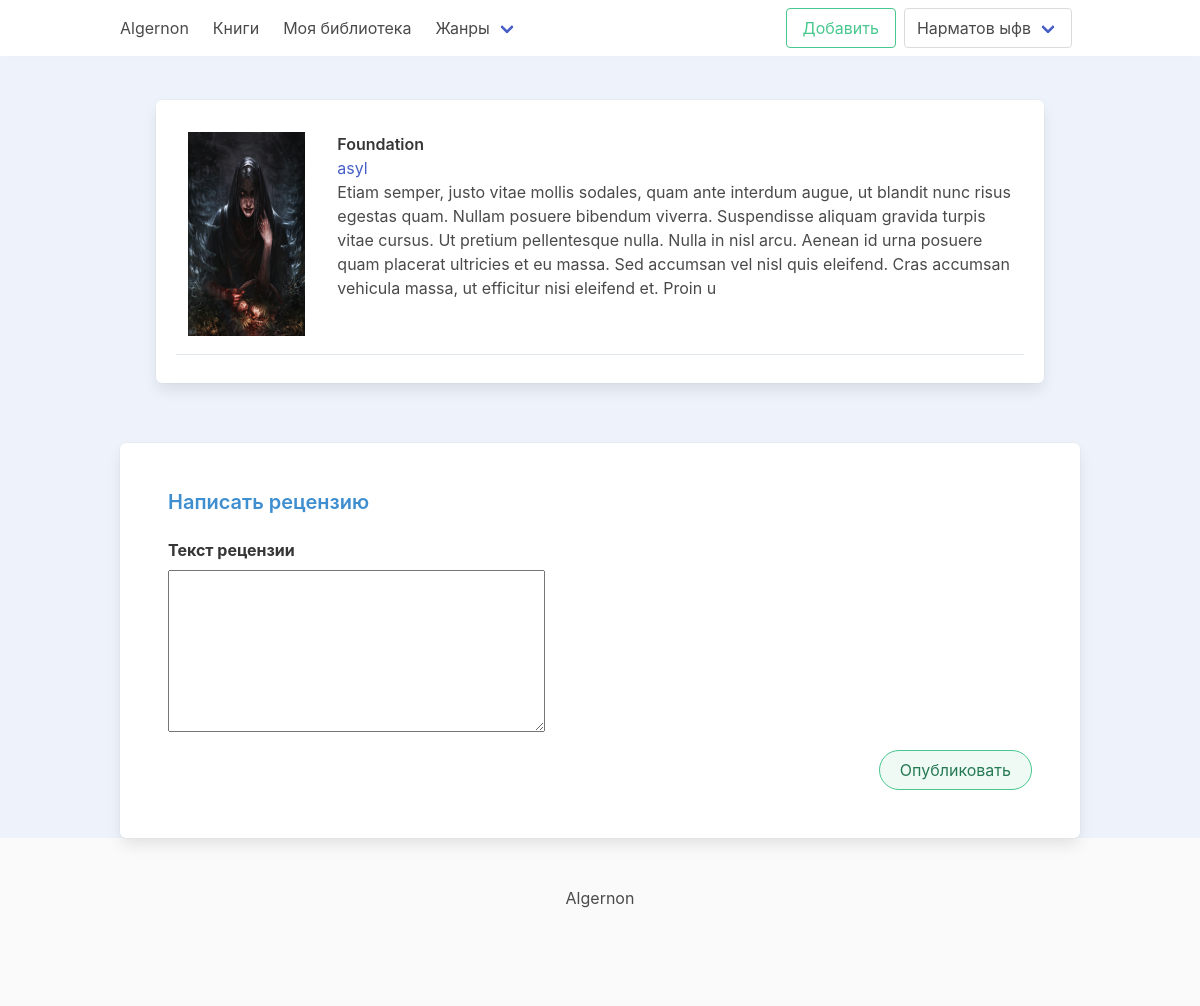
/work/3/review/add (signed in), run on the app's committed database.
### account/models.py (models this page shows, shortened)
class CustomUser(AbstractUser):
    USERNAME_FIELD = 'email'
    REQUIRED_FIELDS = ['username']
    email = models.EmailField(_('Email'), unique=True)
    DS = "Don't Show"
    MALE = "Male"
    FEMALE = "Female"
    GENDER_CHOICES = (
        (DS, _("Don't Show")),
        (MALE, _("Male")),
        (FEMALE, _("Female"))
    )
    ONLY_MONTH_AND_DAY = "Only month and day"
    SHOW = "Show"
    BIRTHDAY_CHOICES = (
        (DS, _("Don't Show")),
        (ONLY_MONTH_AND_DAY, _("Only month and day")),
        (SHOW, _("Show birthday"))
    )
    slug = models.SlugField(unique=True, null=True, blank=True)
    image = models.ImageField(upload_to='profile/%Y/%m-%d', default='images/no-image.png', blank=True)
    name = models.CharField(max_length=250, unique=True)
    status = models.CharField(max_length=250, null=True, blank=True)
    birthday = models.DateField(null=True, blank=True)
    birthday_visibility = models.CharField(max_length=40, choices=BIRTHDAY_CHOICES, default=DS)
    gender = models.CharField(max_length=50, choices=GENDER_CHOICES, default=DS)
    information = QuillField(max_length=1000, null=True, blank=True)
    friends = models.ManyToManyField("CustomUser", blank=True)
    def get_absolute_url(self):
        return reverse('account:profile', args=[self.slug])
    def get_account_lib_url(self):
        return reverse('account:library', args=[self.slug])
    def get_author_url(self):
        return reverse('authors:author_detail', args=[self.pk])

### books/models.py (models this page shows, shortened)
class Book(models.Model):
    BOOK_CHOICES = (
        ("A", _("All")),
        ("O", _("Only friends")),
        ("N", _("Nobody"))
    )
    STATUS_CHOICES = (
        ("F", _("Finished")),
        ("D", _("Draft")),
        ("N", _("Not finished"))
    )
    author = models.ForeignKey(
        settings.AUTH_USER_MODEL,
        on_delete=models.CASCADE,
        related_name="books",
        verbose_name=_("Author")
    )
    cover = models.ImageField(upload_to="images/%Y-%m-%d/", default='images/no-image.jpg')
    title = models.CharField(max_length=150, unique=True, verbose_name=_("Book Name"))
    type = models.ForeignKey(
        Type,
        on_delete=models.SET_NULL,
        null=True,
        related_name="books",
        verbose_name=_("Book Type")
    )
    genre = models.ForeignKey(
        Genre,
        on_delete=models.SET_NULL,
        null=True,
        blank=True,
        related_name="books",
        verbose_name=_("Genre of the book")
    )
    cycle = models.ForeignKey(
        Cycle,
        on_delete=models.SET_NULL,
        null=True,
        blank=True,
        related_name="books",
        verbose_name=_("Book Cycle")
    )
    description = models.TextField(max_length=1000, null=True, blank=True)
    remark = models.TextField(max_length=1000, null=True, blank=True)
    status = models.CharField(max_length=2, choices=STATUS_CHOICES, default="N")
    is_introductory = models.BooleanField(default=False)
    is_eighteen_plus = models.BooleanField(default=False)
    is_published = models.BooleanField(default=False)
    can_comment = models.CharField(max_length=2, choices=BOOK_CHOICES, default="N")
    can_read = models.CharField(max_length=2, choices=BOOK_CHOICES, default="N")
    can_download = models.CharField(max_length=2, choices=BOOK_CHOICES, default="N")
    views = models.PositiveIntegerField(default=0)
    created_at = models.DateTimeField(auto_now_add=True)
    updated_at = models.DateTimeField(auto_now=True)
    class Meta:
        verbose_name = _("Book Info")
        verbose_name_plural = _("Books Info")
    def get_absolute_url(self):
        return reverse('books:detail', args=[self.id])

### reviews/views.py (the view)
# urls.py: path('work/<int:book_id>/review/add', views.create_review, name='new_review'),
@login_required
def create_review(request, book_id):
    book = get_object_or_404(Book, id=book_id)
    if request.method == 'POST':
        form = ReviewForm(request.POST)
        if form.is_valid():
            review = form.save(commit=False)
            review.book = book
            review.author = request.user
            review.save()
            return HttpResponseRedirect(reverse('reviews:review_detail', args=[book.id, review.id]))
        return render(request, 'reviews/review_form.html', {'form': form, 'book':book})
    else:
        form = ReviewForm()
        context = {
            'form': form,
            'book': book
        }
        return render(request, 'reviews/review_form.html', context)

### reviews/forms.py
class ReviewForm(forms.ModelForm):
    class Meta:
        model = Review
        fields = ['content']

### books/custom_context_processor.py (called while the page is built)
def genre_list(request):
    return {
        'genres': Genre.objects.all()
    }

### books/models.py (called while the page is built)
    def get_absolute_url(self):
        return reverse('books:books_by_genre', args=[self.slug])

### templates/reviews/review_form.html (shortened to what this page needs)
{% extends 'base.html' %}
{% block content %}
    <div class="container section">
        <div class="columns is-multiline box">
            <div class="column is-12 mb-2" style="border-bottom: 1px solid #e1e8ed;}">
                <div class="columns">
                    <div class="column is-2">
                        <a href="{{ book.get_absolute_url }}">
                            <img src="{{ book.cover.url }}" alt="{{ book.title }}" class="is-146-204">
                        </a>
                    </div>
                    <div class="column is-10 ml-2">
                        <div class="book_title">
                            <a href="{{ book.get_absolute_url }}" class="title is-6 has-text info">
                                {{ book.title }}
                            </a>
                        </div>
                        <div class="book_author">
                            <p><a href="{{ book.author.get_author_url }}" class="is-link">{{ book.author.name }}</a></p>
                        </div>
                        <div class="book_description">
                            {{ book.description }}
                        </div>
                    </div>
                </div>
            </div>
        </div>
    </div>
    <div class="container">
    <section class="section box mt-5">
        <h1 class="title is-5 has-text-info">Написать рецензию</h1>
        <div class="columns is-centered">
            <div class="column is-12">
                <form action="{% url 'reviews:new_review' book.id %}" method="post">
                    <div class="field">
                        <label class="label" for="{{ form.content.id_for_label }}">Текст рецензии</label>
                        <div class="control">
                            {{ form.content }}
                        </div>
                    </div>
                    <div class="field">
                        <div class="control">
                            <button class="button is-success is-outlined is-pulled-right is-rounded is-light" type="submit">Опубликовать</button>
                        </div>
                    </div>
                </form>
            </div>
        </div>
    </section>
    </div>
{% endblock %}

### templates/includes/_header.html (shortened to what this page needs)
<header class="box">
    <nav class="navbar  is-fixed-top" role="navigation" aria-label="main navigation">
        <div class="container">
            <div class="navbar-brand">
                <a class="navbar-item" href="/">
                    Algernon
                </a>
            </div>
            <div id="navbarBasicExample" class="navbar-menu">
                <div class="navbar-start">
                    <a class="navbar-item" href="{% url 'books:books' %}">
                        Книги
                    </a>
                    <a class="navbar-item" href="{{ request.user.get_account_lib_url }}">
                        Моя библиотека
                    </a>
                    <div class="navbar-item has-dropdown is-hoverable">
                        <a class="navbar-link">
                            Жанры
                        </a>
                    </div>
                </div>
                <div class="navbar-end">
                    <div class="navbar-item">
                        <div class="buttons">
                            <a href="{% url 'books:new_book' %}" class="button is-success is-outlined">Добавить</a>
                            {% if request.user.is_authenticated %}
                                <div class="navbar-item has-dropdown is-hoverable">
                                <a class="navbar-link button">
                                    {{ request.user.name }}
                                </a>
                            {% endif %}
                            </div>
                        </div>
                    </div>
                </div>
            </div>
        </div>
    </nav>
</header>

### static/css/base.css (style rules this page uses)
body { background-color: #eef3fb; }
.is-146-204 { height: 204px !important; width: 146px !important; }
:root { --green: #47cf73; --green-light: #d3ffe1; --green-dark: #248c46; --yellow: #ffdd40; --yellow-light: #f9e9a2; --yellow-dark: #d9b200; --purple: #ae63e4; --purple-light: #be9fe4; --purple-dark: #754cac; --red: #ff3c41; --red-very-light: #ffcfcb; --red-light: #f19994; --red-dark: #a00808; --blue: #0ebeff; --blue-light: #76daff; --blue-dark: #3d88c3; --gray: #9b9dad; --gray-light-6: #f1f1f3; --gray-light-5: #e3e4e8; --gray-light-4: #d5d7de; --gray-light-3: #c7c9d3; --gray-light-2: #b7bbc8; --gray-light-1: #aaaebc; --gray-dark-1: #868ca0; --gray-dark-2: #717790; --gray-dark-3: #5a5f73; --gray-dark-4: #444857; --gray-dark-5: #2c303a; --gray-dark-6: #1e1f26; --gray-dark-7: #131417; --gray-dark-8: #0a0a0c; --gray-dark-9: #010101; }

### data on the page
CustomUser: user.name "Нарматов ыфв"
Book: cover (picture), title "Foundation", author.name "asyl", description "Etiam semper, justo vitae mollis sodales, quam ante interdum augue, ut blandit nunc risus egestas quam. Nullam posuere bibendum viverra. Suspendisse aliquam gravida turpis vitae cursus. Ut pretium pellentesque nulla. Nulla in nisl arcu. Aenean id urna posuere quam placerat ultricies et eu massa. Sed accumsan vel nisl quis eleifend. Cras accumsan vehicula massa, ut efficitur nisi eleifend et. Proin u"
